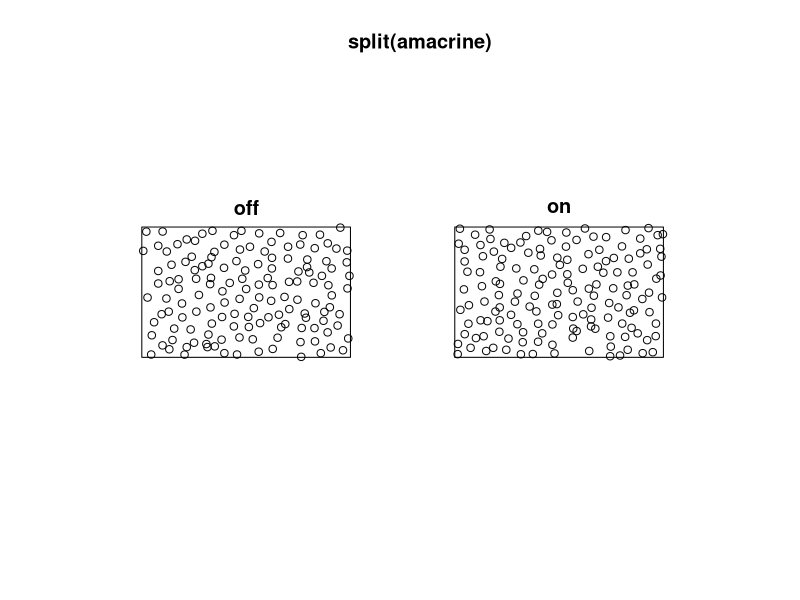
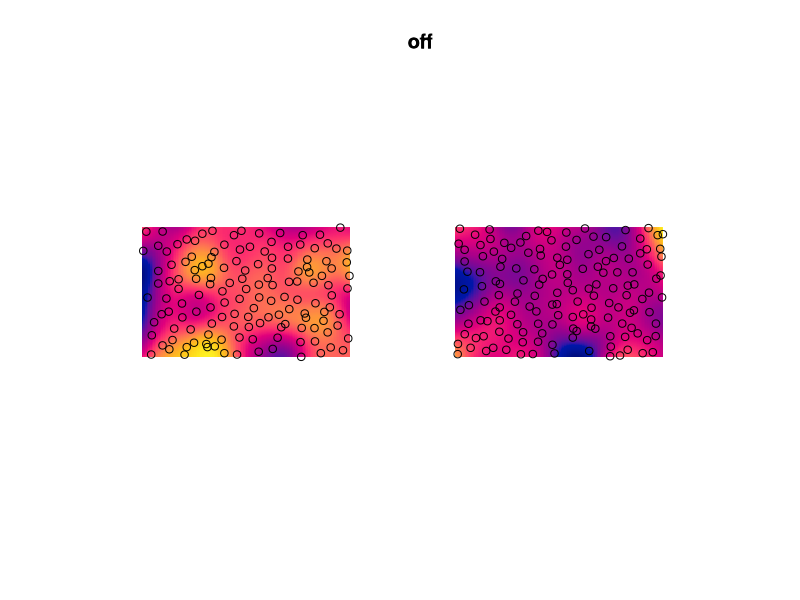

Write the R code that produced these figures, in order.
library(spatstat)


### Name: plot.splitppp
### Title: Plot a List of Point Patterns
### Aliases: plot.splitppp
### Keywords: spatial hplot

### ** Examples

# Multitype point pattern
 plot(split(amacrine))
 plot(split(amacrine), main="", 
     panel.begin=function(i, y, ...) { plot(density(y), ribbon=FALSE, ...) })
